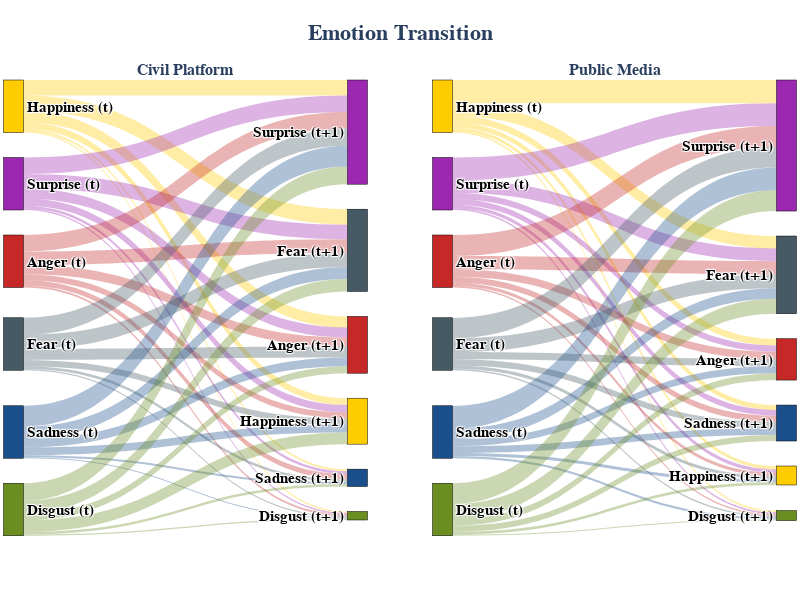

Here is the notebook cell this chart was saved with:
### Code cell
# 1. 왼쪽 노드(source)의 y좌표를 정의 (양쪽 그래프 공통)
source_positions = {
    'Happiness': 0.01,
    'Surprise':  0.2,
    'Anger':     0.4,
    'Fear':      0.6,
    'Sadness':   0.8,
    'Disgust':   0.89
}

# 2. Civil 그래프의 오른쪽 노드(target) y좌표를 정의
civil_target_positions = {
    'Surprise':  0.01,
    'Fear':     0.3,
    'Anger':  0.5,
    'Happiness': 0.7,
    'Sadness' : 0.8,
    'Disgust' : 0.9
}

# 3. Public 그래프의 오른쪽 노드(target) y좌표를 정의
public_target_positions = {
    'Surprise': 0.01,
    'Fear':     0.2,
    'Anger':  0.4,
    'Sadness': 0.6,
    'Happiness' :0.8,
    'Disgust':0.99
}
# (civil_matrix와 public_matrix는 이미 존재한다고 가정)
# 4. 수정한 함수를 새로운 인자들과 함께 호출
create_fully_manual_sankey(
    civil_matrix=civil_matrix,
    public_matrix=public_matrix,
    source_y_positions=source_positions,
    civil_target_y_positions=civil_target_positions,
    public_target_y_positions=public_target_positions,
    threshold=0.00
)

### Figure 1 — Plotly figure (JSON) as saved in the notebook; plotly's stock layout.template omitted (floating-point values rounded to 4 significant figures)
{"data": [{"arrangement": "snap", "domain": {"x": [0, 0.45], "y": [0, 1]}, "link": {"color": ["rgba(255,204,0,0.35)", "rgba(255,204,0,0.35)", "rgba(255,204,0,0.35)", "rgba(255,204,0,0.35)", "rgba(255,204,0,0.35)", "rgba(255,204,0,0.35)", "rgba(156,39,176,0.35)", "rgba(156,39,176,0.35)", "rgba(156,39,176,0.35)", "rgba(156,39,176,0.35)", "rgba(156,39,176,0.35)", "rgba(156,39,176,0.35)", "rgba(198,40,40,0.35)", "rgba(198,40,40,0.35)", "rgba(198,40,40,0.35)", "rgba(198,40,40,0.35)", "rgba(198,40,40,0.35)", "rgba(198,40,40,0.35)", "rgba(69,90,100,0.35)", "rgba(69,90,100,0.35)", "rgba(69,90,100,0.35)", "rgba(69,90,100,0.35)", "rgba(69,90,100,0.35)", "rgba(69,90,100,0.35)", "rgba(26,79,139,0.35)", "rgba(26,79,139,0.35)", "rgba(26,79,139,0.35)", "rgba(26,79,139,0.35)", "rgba(26,79,139,0.35)", "rgba(26,79,139,0.35)", "rgba(107,142,35,0.35)", "rgba(107,142,35,0.35)", "rgba(107,142,35,0.35)", "rgba(107,142,35,0.35)", "rgba(107,142,35,0.35)", "rgba(107,142,35,0.35)"], "source": [0, 0, 0, 0, 0, 0, 1, 1, 1, 1, 1, 1, 2, 2, 2, 2, 2, 2, 3, 3, 3, 3, 3, 3, 4, 4, 4, 4, 4, 4, 5, 5, 5, 5, 5, 5], "target": [6, 7, 8, 9, 10, 11, 6, 7, 8, 9, 10, 11, 6, 7, 8, 9, 10, 11, 6, 7, 8, 9, 10, 11, 6, 7, 8, 9, 10, 11, 6, 7, 8, 9, 10, 11], "value": [0.2969, 0.2958, 0.2112, 0.1289, 0.04002, 0.02721, 0.3146, 0.2762, 0.1899, 0.1397, 0.05254, 0.02715, 0.3133, 0.2596, 0.1732, 0.1175, 0.09886, 0.03758, 0.3266, 0.2672, 0.2088, 0.119, 0.0544, 0.0241, 0.3979, 0.2321, 0.1633, 0.1491, 0.03698, 0.02057, 0.3356, 0.2357, 0.135, 0.2208, 0.04777, 0.02512]}, "node": {"color": ["#FFCC00", "#9C27B0", "#C62828", "#455A64", "#1A4F8B", "#6B8E23", "#9C27B0", "#455A64", "#C62828", "#FFCC00", "#1A4F8B", "#6B8E23"], "label": ["<b>Happiness (t)</b>", "<b>Surprise (t)</b>", "<b>Anger (t)</b>", "<b>Fear (t)</b>", "<b>Sadness (t)</b>", "<b>Disgust (t)</b>", "<b>Surprise (t+1)</b>", "<b>Fear (t+1)</b>", "<b>Anger (t+1)</b>", "<b>Happiness (t+1)</b>", "<b>Sadness (t+1)</b>", "<b>Disgust (t+1)</b>"], "line": {"color": "black", "width": 0.5}, "pad": 25, "thickness": 20, "x": [0.01, 0.01, 0.01, 0.01, 0.01, 0.01, 0.99, 0.99, 0.99, 0.99, 0.99, 0.99], "y": [0.01, 0.2, 0.4, 0.6, 0.8, 0.89, 0.01, 0.3, 0.5, 0.7, 0.8, 0.9]}, "textfont": {"color": "black", "family": "serif", "size": 15}, "type": "sankey"}, {"arrangement": "snap", "domain": {"x": [0.55, 1], "y": [0, 1]}, "link": {"color": ["rgba(255,204,0,0.35)", "rgba(255,204,0,0.35)", "rgba(255,204,0,0.35)", "rgba(255,204,0,0.35)", "rgba(255,204,0,0.35)", "rgba(255,204,0,0.35)", "rgba(156,39,176,0.35)", "rgba(156,39,176,0.35)", "rgba(156,39,176,0.35)", "rgba(156,39,176,0.35)", "rgba(156,39,176,0.35)", "rgba(156,39,176,0.35)", "rgba(198,40,40,0.35)", "rgba(198,40,40,0.35)", "rgba(198,40,40,0.35)", "rgba(198,40,40,0.35)", "rgba(198,40,40,0.35)", "rgba(198,40,40,0.35)", "rgba(69,90,100,0.35)", "rgba(69,90,100,0.35)", "rgba(69,90,100,0.35)", "rgba(69,90,100,0.35)", "rgba(69,90,100,0.35)", "rgba(69,90,100,0.35)", "rgba(26,79,139,0.35)", "rgba(26,79,139,0.35)", "rgba(26,79,139,0.35)", "rgba(26,79,139,0.35)", "rgba(26,79,139,0.35)", "rgba(26,79,139,0.35)", "rgba(107,142,35,0.35)", "rgba(107,142,35,0.35)", "rgba(107,142,35,0.35)", "rgba(107,142,35,0.35)", "rgba(107,142,35,0.35)", "rgba(107,142,35,0.35)"], "source": [0, 0, 0, 0, 0, 0, 1, 1, 1, 1, 1, 1, 2, 2, 2, 2, 2, 2, 3, 3, 3, 3, 3, 3, 4, 4, 4, 4, 4, 4, 5, 5, 5, 5, 5, 5], "target": [6, 7, 8, 9, 10, 11, 6, 7, 8, 9, 10, 11, 6, 7, 8, 9, 10, 11, 6, 7, 8, 9, 10, 11, 6, 7, 8, 9, 10, 11, 6, 7, 8, 9, 10, 11], "value": [0.4431, 0.2362, 0.1295, 0.09374, 0.06528, 0.0322, 0.4307, 0.2422, 0.1186, 0.1105, 0.06266, 0.03531, 0.4022, 0.2506, 0.1404, 0.1142, 0.06266, 0.02989, 0.3891, 0.2652, 0.134, 0.1223, 0.06142, 0.028, 0.4355, 0.2, 0.135, 0.1284, 0.05889, 0.04229, 0.3953, 0.2852, 0.1303, 0.1156, 0.05053, 0.02301]}, "node": {"color": ["#FFCC00", "#9C27B0", "#C62828", "#455A64", "#1A4F8B", "#6B8E23", "#9C27B0", "#455A64", "#C62828", "#1A4F8B", "#FFCC00", "#6B8E23"], "label": ["<b>Happiness (t)</b>", "<b>Surprise (t)</b>", "<b>Anger (t)</b>", "<b>Fear (t)</b>", "<b>Sadness (t)</b>", "<b>Disgust (t)</b>", "<b>Surprise (t+1)</b>", "<b>Fear (t+1)</b>", "<b>Anger (t+1)</b>", "<b>Sadness (t+1)</b>", "<b>Happiness (t+1)</b>", "<b>Disgust (t+1)</b>"], "line": {"color": "black", "width": 0.5}, "pad": 25, "thickness": 20, "x": [0.01, 0.01, 0.01, 0.01, 0.01, 0.01, 0.99, 0.99, 0.99, 0.99, 0.99, 0.99], "y": [0.01, 0.2, 0.4, 0.6, 0.8, 0.89, 0.01, 0.2, 0.4, 0.6, 0.8, 0.99]}, "textfont": {"color": "black", "family": "serif", "size": 15}, "type": "sankey"}], "layout": {"annotations": [{"font": {"size": 16}, "showarrow": false, "text": "<b>Civil Platform</b>", "x": 0.225, "xanchor": "center", "xref": "paper", "y": 1, "yanchor": "bottom", "yref": "paper"}, {"font": {"size": 16}, "showarrow": false, "text": "<b>Public Media</b>", "x": 0.775, "xanchor": "center", "xref": "paper", "y": 1, "yanchor": "bottom", "yref": "paper"}], "font": {"family": "serif", "size": 14}, "height": 600, "margin": {"b": 80, "l": 10, "r": 10, "t": 80}, "paper_bgcolor": "white", "title": {"font": {"family": "serif", "size": 22}, "text": "<b>Emotion Transition</b>", "x": 0.5, "xanchor": "center"}, "width": 800}}
